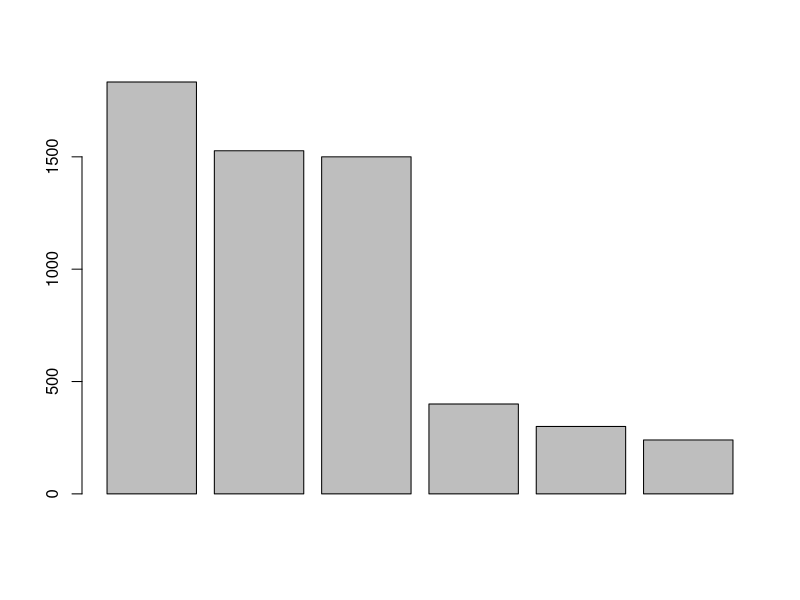

Reproduce this figure in R.
## Laboratorio 1 gastos mensuales

celular <- 300
transporte <- 240
comestibles <- 1527
gimnasio <- 400
alquiler <- 1500
otros <- 1833
gastos_totales <- celular + transporte + comestibles + gimnasio + alquiler + otros
gastos <- c(celular, transporte, gimnasio, comestibles, alquiler, otros)
sum(gastos) * 5
sum (gastos) * 10
barplot(sort(gastos, decreasing = TRUE))